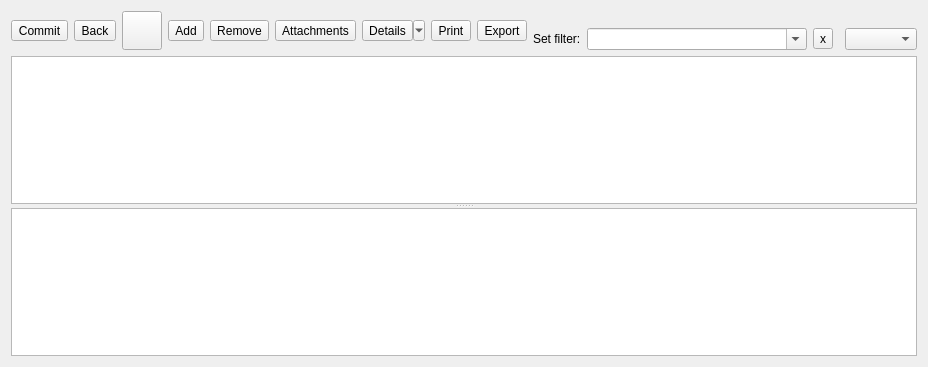
<?xml version="1.0" encoding="UTF-8"?>
<ui version="4.0">
 <class>TableForm</class>
 <widget class="QWidget" name="TableForm">
  <property name="geometry">
   <rect>
    <x>0</x>
    <y>0</y>
    <width>824</width>
    <height>367</height>
   </rect>
  </property>
  <property name="windowTitle">
   <string>TableForm</string>
  </property>
  <layout class="QGridLayout" name="gridLayout">
   <item row="0" column="0" rowspan="2">
    <layout class="QHBoxLayout" name="buttonsLayout">
     <item>
      <widget class="QToolButton" name="save_toolButton">
       <property name="toolTip">
        <string>Save changes</string>
       </property>
       <property name="text">
        <string>Commit</string>
       </property>
       <property name="icon">
        <iconset resource="resources.qrc">
         <normaloff>:/Icons/icons/Save.png</normaloff>:/Icons/icons/Save.png</iconset>
       </property>
       <property name="iconSize">
        <size>
         <width>32</width>
         <height>32</height>
        </size>
       </property>
      </widget>
     </item>
     <item>
      <widget class="QToolButton" name="revert_toolButton">
       <property name="toolTip">
        <string>Revert changes</string>
       </property>
       <property name="text">
        <string>Back</string>
       </property>
       <property name="icon">
        <iconset resource="resources.qrc">
         <normaloff>:/Icons/icons/Back.png</normaloff>:/Icons/icons/Back.png</iconset>
       </property>
       <property name="iconSize">
        <size>
         <width>32</width>
         <height>32</height>
        </size>
       </property>
      </widget>
     </item>
     <item>
      <widget class="QToolButton" name="refresh_toolButton">
       <property name="toolTip">
        <string>Refresh table</string>
       </property>
       <property name="text">
        <string/>
       </property>
       <property name="icon">
        <iconset resource="resources.qrc">
         <normaloff>:/Icons/icons/Refresh.png</normaloff>:/Icons/icons/Refresh.png</iconset>
       </property>
       <property name="iconSize">
        <size>
         <width>32</width>
         <height>32</height>
        </size>
       </property>
      </widget>
     </item>
     <item>
      <widget class="QToolButton" name="insert_toolButton">
       <property name="toolTip">
        <string>Add new row</string>
       </property>
       <property name="text">
        <string>Add</string>
       </property>
       <property name="icon">
        <iconset resource="resources.qrc">
         <normaloff>:/Icons/icons/Plus.png</normaloff>:/Icons/icons/Plus.png</iconset>
       </property>
       <property name="iconSize">
        <size>
         <width>32</width>
         <height>32</height>
        </size>
       </property>
       <property name="shortcut">
        <string>+</string>
       </property>
      </widget>
     </item>
     <item>
      <widget class="QToolButton" name="remove_toolButton">
       <property name="toolTip">
        <string>Remove the selected row</string>
       </property>
       <property name="text">
        <string>Remove</string>
       </property>
       <property name="icon">
        <iconset resource="resources.qrc">
         <normaloff>:/Icons/icons/Minus.png</normaloff>:/Icons/icons/Minus.png</iconset>
       </property>
       <property name="iconSize">
        <size>
         <width>32</width>
         <height>32</height>
        </size>
       </property>
       <property name="shortcut">
        <string>-</string>
       </property>
      </widget>
     </item>
     <item>
      <widget class="QToolButton" name="attachments_toolButton">
       <property name="toolTip">
        <string>Add attachment</string>
       </property>
       <property name="text">
        <string>Attachments</string>
       </property>
       <property name="icon">
        <iconset resource="resources.qrc">
         <normaloff>:/Icons/icons/Attach.png</normaloff>:/Icons/icons/Attach.png</iconset>
       </property>
       <property name="iconSize">
        <size>
         <width>32</width>
         <height>32</height>
        </size>
       </property>
       <property name="popupMode">
        <enum>QToolButton::DelayedPopup</enum>
       </property>
      </widget>
     </item>
     <item>
      <widget class="QToolButton" name="detailed_toolButton">
       <property name="minimumSize">
        <size>
         <width>0</width>
         <height>0</height>
        </size>
       </property>
       <property name="toolTip">
        <string>Show/hide detailed view</string>
       </property>
       <property name="text">
        <string>Details</string>
       </property>
       <property name="icon">
        <iconset resource="resources.qrc">
         <normaloff>:/Icons/icons/Tree.png</normaloff>:/Icons/icons/Tree.png</iconset>
       </property>
       <property name="iconSize">
        <size>
         <width>32</width>
         <height>32</height>
        </size>
       </property>
       <property name="checkable">
        <bool>true</bool>
       </property>
       <property name="checked">
        <bool>false</bool>
       </property>
       <property name="popupMode">
        <enum>QToolButton::MenuButtonPopup</enum>
       </property>
      </widget>
     </item>
     <item>
      <widget class="QToolButton" name="print_toolButton">
       <property name="toolTip">
        <string>Print table</string>
       </property>
       <property name="text">
        <string>Print</string>
       </property>
       <property name="icon">
        <iconset resource="resources.qrc">
         <normaloff>:/Icons/icons/Printer.png</normaloff>:/Icons/icons/Printer.png</iconset>
       </property>
       <property name="iconSize">
        <size>
         <width>32</width>
         <height>32</height>
        </size>
       </property>
       <property name="shortcut">
        <string>Ctrl+S</string>
       </property>
      </widget>
     </item>
     <item>
      <widget class="QToolButton" name="export_toolButton">
       <property name="toolTip">
        <string>Export table to csv</string>
       </property>
       <property name="text">
        <string>Export</string>
       </property>
       <property name="icon">
        <iconset resource="resources.qrc">
         <normaloff>:/Icons/icons/Document2.png</normaloff>:/Icons/icons/Document2.png</iconset>
       </property>
       <property name="iconSize">
        <size>
         <width>32</width>
         <height>32</height>
        </size>
       </property>
      </widget>
     </item>
     <item>
      <spacer name="horizontalSpacer">
       <property name="orientation">
        <enum>Qt::Horizontal</enum>
       </property>
       <property name="sizeHint" stdset="0">
        <size>
         <width>40</width>
         <height>20</height>
        </size>
       </property>
      </spacer>
     </item>
    </layout>
   </item>
   <item row="1" column="2">
    <widget class="InventoryComboBox" name="filter_comboBox">
     <property name="minimumSize">
      <size>
       <width>220</width>
       <height>0</height>
      </size>
     </property>
     <property name="editable">
      <bool>true</bool>
     </property>
    </widget>
   </item>
   <item row="1" column="5">
    <widget class="QComboBox" name="field_comboBox"/>
   </item>
   <item row="2" column="0" colspan="6">
    <widget class="QSplitter" name="splitter">
     <property name="orientation">
      <enum>Qt::Vertical</enum>
     </property>
     <widget class="InventoryTableView" name="tableView">
      <property name="dragEnabled">
       <bool>false</bool>
      </property>
      <property name="alternatingRowColors">
       <bool>true</bool>
      </property>
      <property name="selectionMode">
       <enum>QAbstractItemView::ExtendedSelection</enum>
      </property>
      <property name="selectionBehavior">
       <enum>QAbstractItemView::SelectRows</enum>
      </property>
      <property name="sortingEnabled">
       <bool>true</bool>
      </property>
      <attribute name="verticalHeaderVisible">
       <bool>true</bool>
      </attribute>
     </widget>
     <widget class="QWidget" name="layoutWidget">
      <layout class="QHBoxLayout" name="horizontalLayout">
       <item>
        <widget class="InventoryTableView" name="detailed_tableView">
         <property name="acceptDrops">
          <bool>false</bool>
         </property>
         <property name="editTriggers">
          <set>QAbstractItemView::NoEditTriggers</set>
         </property>
         <property name="dragDropMode">
          <enum>QAbstractItemView::DropOnly</enum>
         </property>
         <property name="defaultDropAction">
          <enum>Qt::IgnoreAction</enum>
         </property>
         <property name="selectionMode">
          <enum>QAbstractItemView::ExtendedSelection</enum>
         </property>
         <property name="selectionBehavior">
          <enum>QAbstractItemView::SelectRows</enum>
         </property>
         <property name="sortingEnabled">
          <bool>true</bool>
         </property>
        </widget>
       </item>
      </layout>
     </widget>
    </widget>
   </item>
   <item row="1" column="1">
    <widget class="QLabel" name="label">
     <property name="text">
      <string>Set filter:</string>
     </property>
    </widget>
   </item>
   <item row="1" column="3">
    <widget class="QToolButton" name="clearfilter_toolButton">
     <property name="text">
      <string>x</string>
     </property>
     <property name="icon">
      <iconset resource="resources.qrc">
       <normaloff>:/Icons/icons/Cancel.png</normaloff>:/Icons/icons/Cancel.png</iconset>
     </property>
    </widget>
   </item>
  </layout>
 </widget>
 <customwidgets>
  <customwidget>
   <class>InventoryComboBox</class>
   <extends>QComboBox</extends>
   <header>inventorycombobox.h</header>
  </customwidget>
  <customwidget>
   <class>InventoryTableView</class>
   <extends>QTableView</extends>
   <header>inventorytableview.h</header>
  </customwidget>
 </customwidgets>
 <resources>
  <include location="resources.qrc"/>
 </resources>
 <connections/>
</ui>
